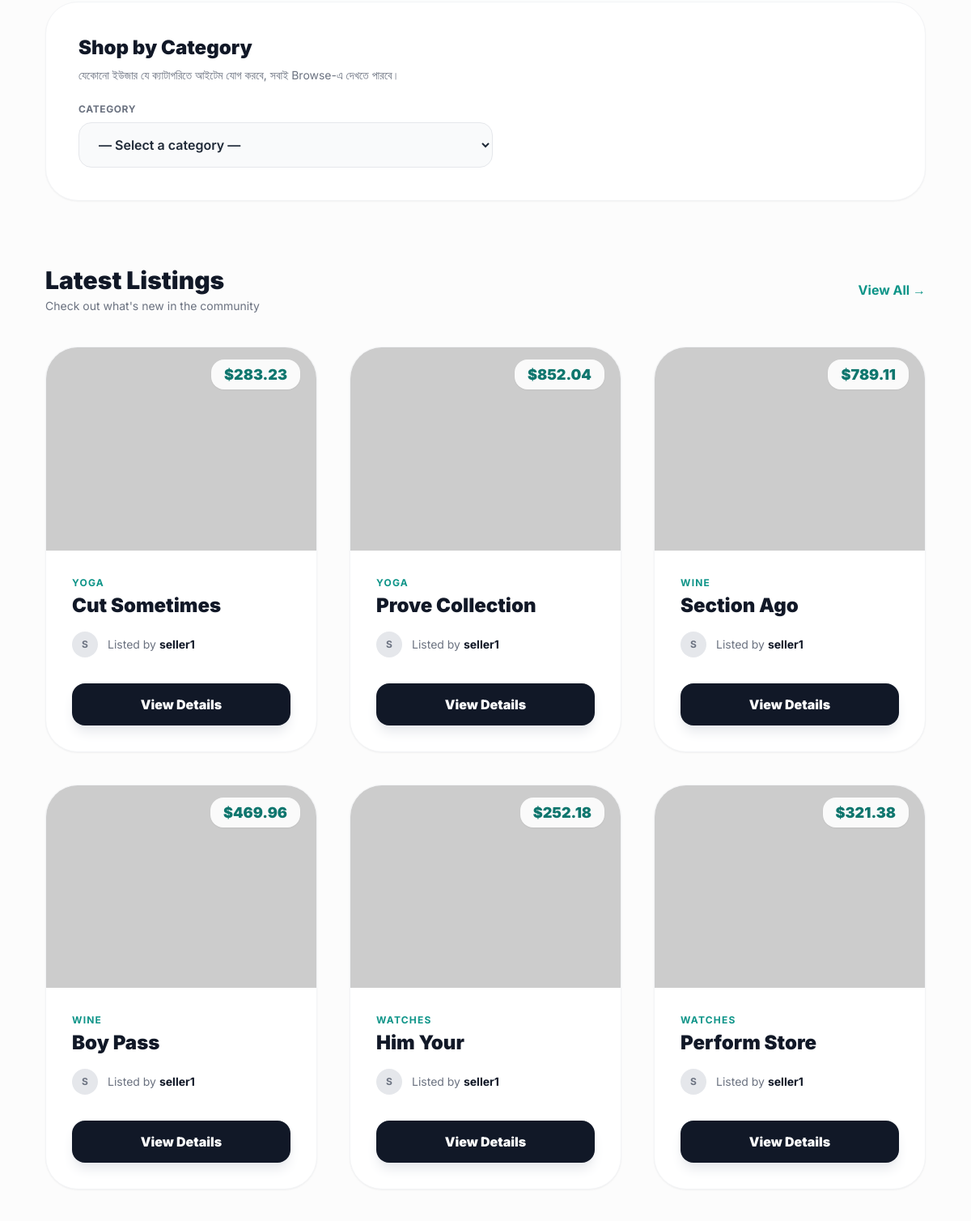
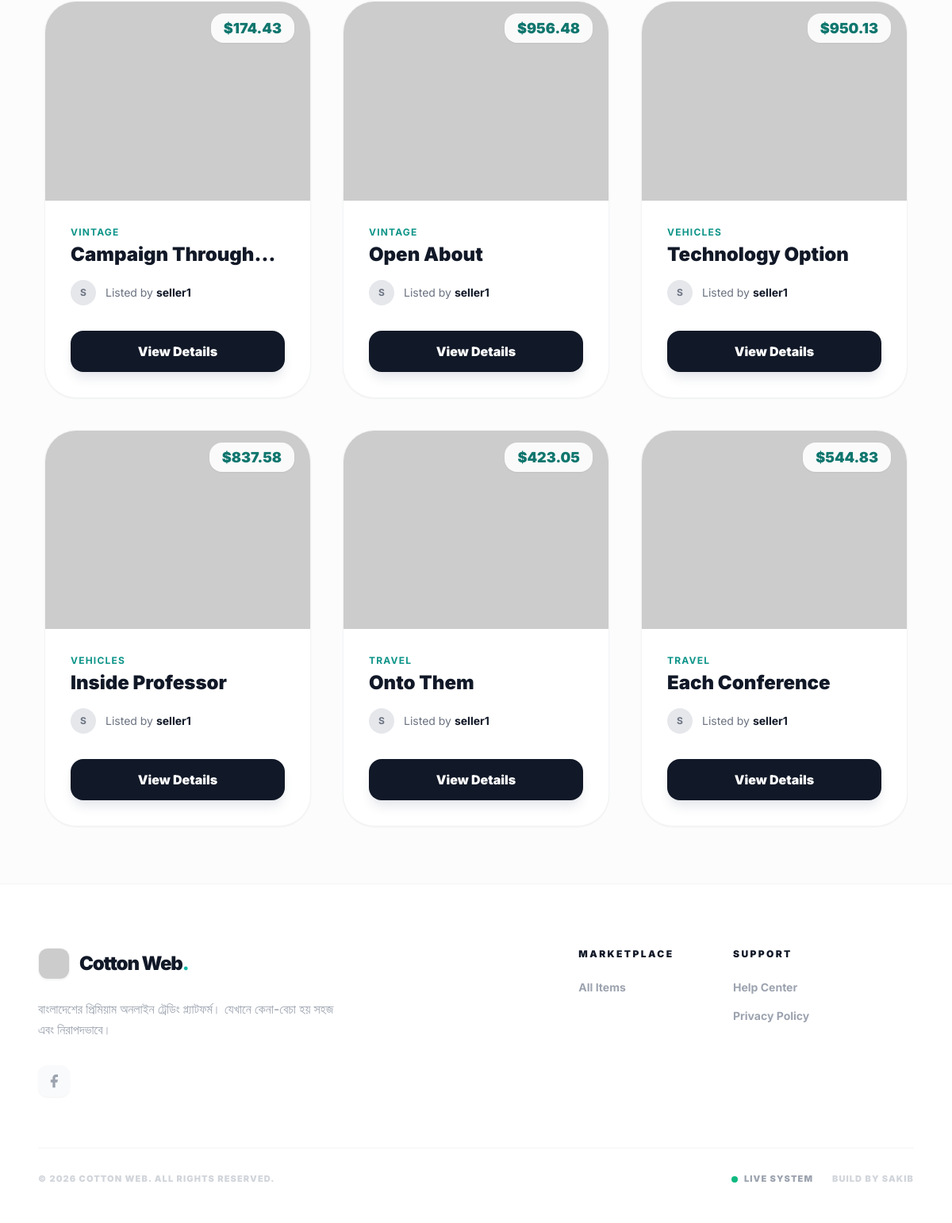
/ (lower part), run on an earlier commit of the app's database (2 pictures, top to bottom).
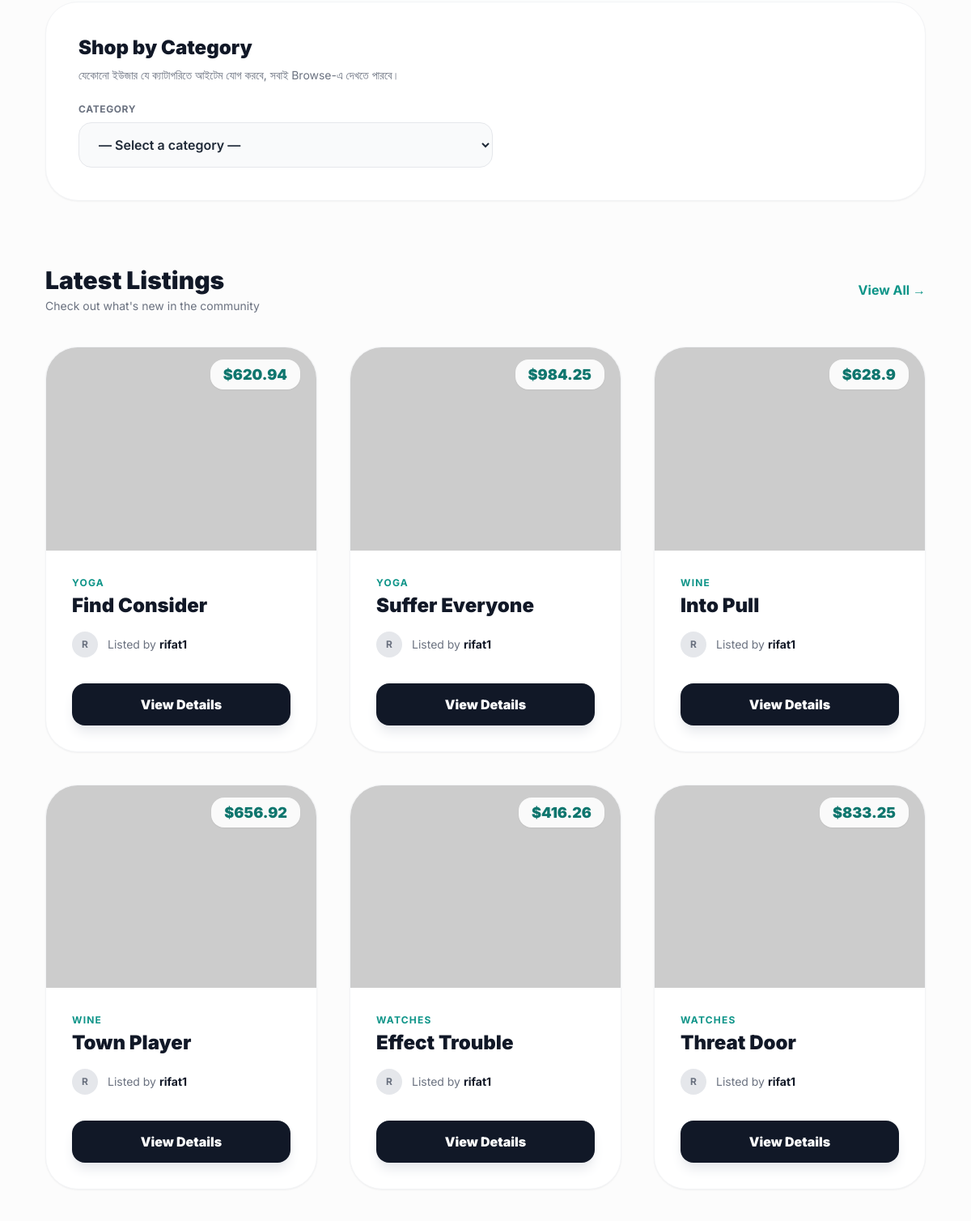
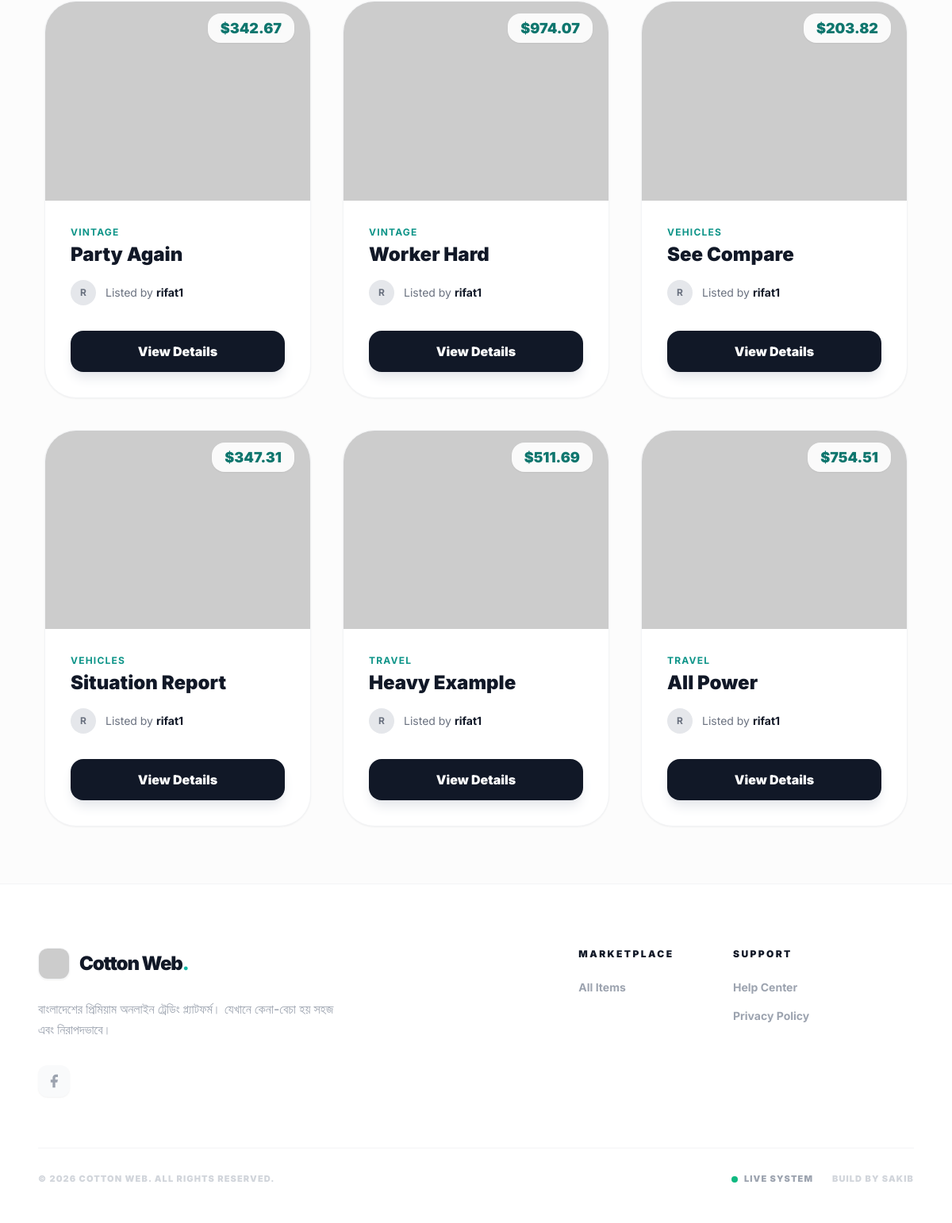
And on a later commit of the database (2 pictures, top to bottom).
### item/models.py (models this page shows, shortened)
class Item(models.Model):
    category = models.ForeignKey(
        Category,
        related_name='items',
        on_delete=models.CASCADE,
    )
    user = models.ForeignKey(
        settings.AUTH_USER_MODEL,
        related_name='items',
        on_delete=models.CASCADE,
    )
    name = models.CharField(max_length=100)
    description = models.TextField(blank=True, null=True)
    price = models.FloatField()
    image = models.ImageField(upload_to='item_images', blank=True, null=True)
    is_sold = models.BooleanField(default=False, db_index=True)
    created_at = models.DateTimeField(auto_now_add=True, db_index=True)

class Category(models.Model):
    name = models.CharField(max_length=200)
    class Meta:
        verbose_name_plural = 'Categories'
        ordering = ('name',)

### core/models.py (models this page shows, shortened)
class CustomUserModel(AbstractUser):
    full_name = models.CharField(max_length=100, null=True, blank=True)
    phone = models.CharField(max_length=20, null=True, blank=True)
    USER_TYPE_CHOICES = [
        ('Admin', 'Admin'),
        ('Seller', 'Seller'),
        ('Buyer', 'Buyer'),
    ]
    user_type = models.CharField(
        max_length=20,
        choices=USER_TYPE_CHOICES,
        null=True,
        blank=True
    )

### core/views.py (the view)
# urls.py: path('', views.index, name='index'),
def index(request):
    items = (
        Item.objects.filter(is_sold=False)
        .select_related('category', 'user')
        .order_by('-created_at')[:12]
    )
    categories = Category.objects.all().order_by('name')
    return render(request, 'core/index.html', {
        'categories': categories,
        'items': items,
    })

### core/context_processors.py (called while the page is built)
def categories(request):
    return {
        'all_categories': Category.objects.all()
    }

def is_seller(request):
    if request.user.is_authenticated:
        return {
            'is_seller': request.user.user_type == 'Seller'
        }
    return {'is_seller': False}

def notification_count(request):
    if request.user.is_authenticated:
        count = Notification.objects.filter(
            user=request.user,
            is_read=False
        ).count()
        return {'unread_notification_count': count}
    return {'unread_notification_count': 0}

### core/templates/core/index.html (shortened to what the changed rows need)
{% extends 'core/base.html' %}
{% block content %}
<div class="max-w-7xl mx-auto px-4 sm:px-6 lg:px-8 py-6">
    <div class="mb-20 bg-white rounded-[2.5rem] border border-gray-100 p-8 md:p-10 shadow-sm">
        <h2 class="text-2xl font-black text-gray-900 mb-2">Shop by Category</h2>
    </div>
    <div>
        <div class="flex items-center justify-between mb-10">
            <div>
                <h2 class="text-3xl font-black text-gray-900">Latest Listings</h2>
            </div>
        </div>
        <div class="grid grid-cols-1 sm:grid-cols-2 lg:grid-cols-3 gap-10">
            {% for item in items %}
                <div class="group bg-white rounded-[2.5rem] border border-gray-100 overflow-hidden shadow-sm hover:shadow-2xl transition-all duration-500 transform hover:-translate-y-2">
                    <div class="relative aspect-[4/3] overflow-hidden bg-gray-100">
                        {% if item.image and item.image.url %}
                            <img src="{{ item.image.url }}"
                                 alt="{{ item.name }}"
                                 loading="lazy"
                                 class="w-full h-full object-cover group-hover:scale-110 transition-transform duration-700">
                        {% else %}
                            <img src="https://picsum.photos/seed/{{ item.id }}/600/450"
                                 alt="{{ item.name }}"
                                 loading="lazy"
                                 class="w-full h-full object-cover group-hover:scale-110 transition-transform duration-700">
                        {% endif %}
                        <div class="absolute top-5 right-5">
                            <span class="bg-white/90 backdrop-blur px-4 py-2 rounded-2xl text-lg font-black text-teal-700 shadow-sm">
                                ${{ item.price }}
                            </span>
                        </div>
                    </div>
                    <div class="p-8">
                        <div class="mb-4">
                            <p class="text-teal-600 text-xs font-bold uppercase tracking-widest mb-1">{{ item.category.name }}</p>
                            <h3 class="font-black text-gray-900 text-2xl group-hover:text-teal-600 transition-colors truncate">
                                {{ item.name }}
                            </h3>
                        </div>
                        <div class="flex items-center gap-3 mb-8">
                            <div class="w-8 h-8 rounded-full bg-gray-200 flex items-center justify-center text-xs font-bold text-gray-500">
                                {{ item.user.username|slice:":1"|upper }}
                            </div>
                            <p class="text-gray-500 text-sm">Listed by <span class="text-gray-900 font-bold">{{ item.user.username }}</span></p>
                        </div>
                        <a href="{% url 'item:detail' item.id %}"
                           class="flex items-center justify-center w-full py-4 bg-gray-900 text-white font-black rounded-2xl hover:bg-teal-600 transition-all shadow-lg shadow-gray-200 hover:shadow-teal-200">
                            View Details
                        </a>
                    </div>
                </div>
            {% empty %}
                <div class="col-span-full py-20 text-center">
                    <p class="text-gray-400 text-xl italic">No items found. Be the first to list one!</p>
                </div>
            {% endfor %}
        </div>
    </div>
</div>
{% endblock %}

What changed in the data, as far as the page shows it:
no longer on this page (row unchanged): Item: price "283.23", category.name "YOGA", name "Cut Sometimes", user.username "S", user.username "seller1"
no longer on this page (row unchanged): Item: price "852.04", category.name "YOGA", name "Prove Collection", user.username "S", user.username "seller1"
no longer on this page (row unchanged): Item: price "789.11", category.name "WINE", name "Section Ago", user.username "S", user.username "seller1"
no longer on this page (row unchanged): Item: price "469.96", category.name "WINE", name "Boy Pass", user.username "S", user.username "seller1"
no longer on this page (row unchanged): Item: price "252.18", category.name "WATCHES", name "Him Your", user.username "S", user.username "seller1"
no longer on this page (row unchanged): Item: price "321.38", category.name "WATCHES", name "Perform Store", user.username "S", user.username "seller1"
no longer on this page (row unchanged): Item: price "174.43", category.name "VINTAGE", name "Campaign Through…", user.username "S", user.username "seller1"
no longer on this page (row unchanged): Item: price "956.48", category.name "VINTAGE", name "Open About", user.username "S", user.username "seller1"
no longer on this page (row unchanged): Item: price "950.13", category.name "VEHICLES", name "Technology Option", user.username "S", user.username "seller1"
no longer on this page (row unchanged): Item: price "837.58", category.name "VEHICLES", name "Inside Professor", user.username "S", user.username "seller1"
no longer on this page (row unchanged): Item: price "423.05", category.name "TRAVEL", name "Onto Them", user.username "S", user.username "seller1"
no longer on this page (row unchanged): Item: price "544.83", category.name "TRAVEL", name "Each Conference", user.username "S", user.username "seller1"
added Item: price "620.94", category.name "YOGA", name "Find Consider", user.username "R", user.username "rifat1"
added Item: price "984.25", category.name "YOGA", name "Suffer Everyone", user.username "R", user.username "rifat1"
added Item: price "628.9", category.name "WINE", name "Into Pull", user.username "R", user.username "rifat1"
added Item: price "656.92", category.name "WINE", name "Town Player", user.username "R", user.username "rifat1"
added Item: price "416.26", category.name "WATCHES", name "Effect Trouble", user.username "R", user.username "rifat1"
added Item: price "833.25", category.name "WATCHES", name "Threat Door", user.username "R", user.username "rifat1"
added Item: price "342.67", category.name "VINTAGE", name "Party Again", user.username "R", user.username "rifat1"
added Item: price "974.07", category.name "VINTAGE", name "Worker Hard", user.username "R", user.username "rifat1"
added Item: price "203.82", category.name "VEHICLES", name "See Compare", user.username "R", user.username "rifat1"
added Item: price "347.31", category.name "VEHICLES", name "Situation Report", user.username "R", user.username "rifat1"
added Item: price "511.69", category.name "TRAVEL", name "Heavy Example", user.username "R", user.username "rifat1"
added Item: price "754.51", category.name "TRAVEL", name "All Power", user.username "R", user.username "rifat1"
